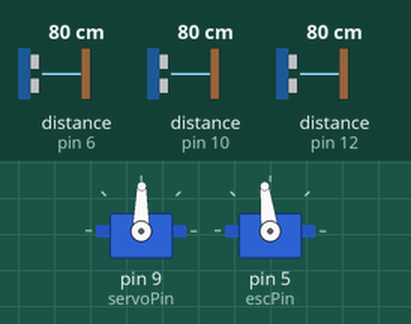
Recording of a sketch running on a simulated Arduino Uno, built with avr-gcc and run on an emulated ATmega328P. On the bench: 2 × servo. Wiring (inferred from the names in the program): 3 × ultrasonic range finder: trigger pin 7, echo pin 6 / trigger pin 11, echo pin 10 / trigger pin 13, echo pin 12. Inputs (shaded band) come from the test bench; at power-on: distance to the obstacle (sensors on pin 6, pin 10, pin 12) 80 cm. The echo pulse lasts 58.3 µs per cm; what the sketch prints to the serial monitor is not drawn.

Above: at 1.4 s.
1.5 s: distance to the obstacle (sensor on pin 6) set to 32 cm
4.1 s: distance to the obstacle (sensor on pin 6) set to 28 cm
At 6.4 s:
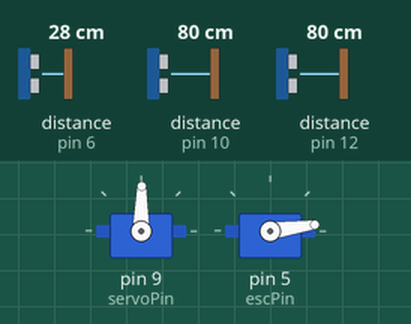
Timing chart, 0 to 7.9 s (numbered marks = the images above; inputs shaded):
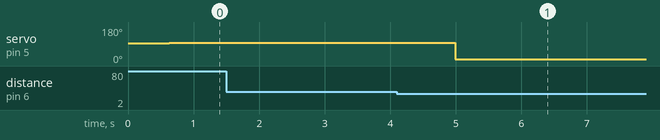

Measured:
- the behaviour switches between 31 and 30 cm on distance to the obstacle (sensor on pin 6) (found by bisection; images 0 and 1)
- after the input at 1.5 s, every drawn part: stays the same
- after the input at 4.1 s, servo on pin 5 (escPin): 97° → 8° after 0.89 s

The sketch:

backup20.ino
```cpp
#include <Servo.h>
//    Serial.println((String)"/data* : " + current_break);

//***************************** 핀 번호 *****************************//
int escPin = 5;   // esc 일반 모터 핀 번호
int servoPin = 9; // 서보 모터 핀 번호

//***************************** 변속 & 조향 조정 *****************************//
// 스피드 지정 96~177 속도 점점 증가 및 중간부터 풀스로틀
// 정지 8~22
//int speeds[] = {8, 100, 101, 102, 103, 104};    // 실전 속도 코드
int speeds[] = {8, 97, 98, 99, 100, 101};       // 교실 내 테스트 시 속도 조절 코드

// 각도 0, 14, 29, 44, 59, 74, 89(중립), 104, 119, 134, 149, 164, 179
// directions[6]이 중앙 전진 => 좌6단, 전진(6), 우6단
//int directions[] = {0, 14, 29, 44, 59, 74, 89, 104, 119, 134, 149, 164, 179};     // 15도씩
//int directions[] = {71, 74, 77, 80, 83, 86, 89, 92, 95, 98, 101, 104, 107, 110};  // 3도씩
int directions[] = {59, 64, 69, 74, 79, 84, 89, 94, 99, 104, 109, 114, 119};      // 5도씩

// 현재 속도 또는 조향 값
String input_data;              // 시리얼 통신으로 받아온 데이터
String text = "";               // 시리얼 통신으로 받아온 데이터에서 속도 또는 조향값 따로 받는 변수
int current_speed = 1;          // 현재 속도 값
int current_direction = 6;      // 현재 조향 값
int current_break = 0;          // 현재 브레이크 유무

//***************************** 초음파 센서 *****************************//
// 전방
int trig1 = 13;
int echo1 = 12;
// 우측
int trig2 = 11;
int echo2 = 10;
// 좌측
int trig3 = 7;
int echo3 = 6;

// 초음파 변수 설정(초음파 부딪혔다 오는 속도, 정면 거리, 우측 거리, 좌측 거리)
long duration, distanceC, distanceR, distanceL;
//long duration, distances
int distances[3];     // 초음파 정면, 우측, 좌측 거리 담는 배열
int usCount = 0;

// 초음파 센서 정지 거리(cm)
//int distance = 60;
int distance = 30;

Servo esc;
Servo servo;

// 전진 :: 파라미터에 따른 속도 조절
void speedController(int speedStatus) {
  esc.write(speeds[speedStatus]);
  delay(1);
}

// 조향 :: x < 6(좌측) / 6(전방) / x > 6(우측)
void directionController(int directionStatus) {
//  speedController(3);
  servo.write(directions[directionStatus]);
  delay(190);
  servo.write(directions[6]);
}

// 초음파 센서 인식 코드
void ultraSound(int trig, int echo, String where) {
  digitalWrite(trig, LOW);
  delayMicroseconds(2);
  digitalWrite(trig, HIGH);
  delayMicroseconds(10);
  digitalWrite(trig, LOW);

  duration = pulseIn(echo, HIGH); // 물체에 반사되어돌아온 초음파의 시간을 변수에 저장합니다.
  Serial.println("usCount : " + usCount);
  distances[usCount] = duration * 17 / 1000;
  Serial.println("distances : " + distances[usCount]);

  Serial.print(where + " : " + distances[usCount]); // 측정된 물체로부터 거리값(cm값)
  Serial.println(" Cm");
  usCount = usCount + 1;
}

void setup() {
  Serial.begin(9600);
  Serial.setTimeout(100);
  pinMode(servoPin, OUTPUT);
  pinMode(escPin, OUTPUT);

  servo.attach(servoPin);
  esc.attach(escPin);

  // bldc 모터, 서보 모터 초기화
  servo.write(89);
  esc.write(95);

  // 초음파 센서 초기화
  pinMode(trig1, OUTPUT);
  pinMode(echo1, INPUT);
  pinMode(trig2, OUTPUT);
  pinMode(echo2, INPUT);
  pinMode(trig3, OUTPUT);
  pinMode(echo3, INPUT);

//  speedController(1);
//  delay(1500);
}

void loop() {
  while(true) {
    if (current_break == 0) {
      Serial.println((String)"current_break : " + current_break);   // 현재 브레이크 유무

      ultraSound(trig1, echo1, "정면");  // 초음파 센서 정면
      ultraSound(trig2, echo2, "우측");  // 초음파 센서 우측
      ultraSound(trig3, echo3, "좌측");  // 초음파 센서 좌측
      Serial.println("--------------------------------------");
      delay(500);

      if(distances[0] < distance || distances[1] < distance || distances[2] < distance) {
          speedController(0);
          Serial.println("Stop it!!");
          break;
        } else {
          // 마지막으로 들어갔던 속도 기억 및 출발
          speedController(current_speed);
        }
        usCount = 0;  // 초음파 센서 배열 인덱스 번호 초기화
    }

    while(Serial.available() > 0) {
      if(distances[0] < distance || distances[1] < distance || distances[2] < distance) {
        String garbage = Serial.readString();   // 필요없는 Serial 데이터 버리기
        break;
      }

      // 시리얼 통신
      // 스레드 지원 X : 스레드를 읽고 값이 있으면 반영, 없으면 예외처리
      input_data = Serial.readString();

      Serial.println((String)"input Data " + input_data);

      if(input_data[0] == '1')
      {
        // Enter값이 들어가는 여부 확인 후 length-1 조절 필요
        for (int i = 1; i < input_data.length()-1; i++) {
          text += input_data[i];
          Serial.println((String)"input Speed Data : " + input_data[i]);
          Serial.println((String)"current_break : " + current_break);
        }
        current_speed = text.toInt();
        speedController(current_speed);
        if(current_speed == 0) {
            current_break = 1;
          } else if(1 || 2 || 3 || 4 || 5) {
            current_break = 0;
          }
      }
      else if(input_data[0] == '2')
      {
        for (int i = 1; i < input_data.length()-1; i++) {
          text += input_data[i];
          Serial.println((String)"input Direction Data : " + input_data[i]);
        }
        current_direction = text.toInt();
        directionController(current_direction);
      }
      else
      {
        Serial.println((String)"There's no value, so keep the current : " + input_data);
      }

      Serial.println((String)"text : " + text);
      text = "";
    }
  }
}
```
